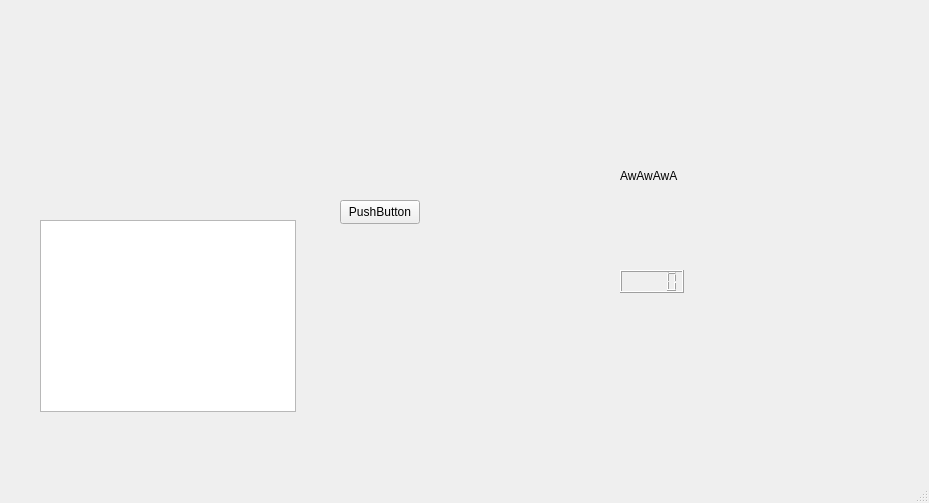
<?xml version="1.0" encoding="UTF-8"?>
<ui version="4.0">
 <class>MainWindow</class>
 <widget class="QMainWindow" name="MainWindow">
  <property name="geometry">
   <rect>
    <x>0</x>
    <y>0</y>
    <width>929</width>
    <height>503</height>
   </rect>
  </property>
  <property name="windowTitle">
   <string>MainWindow</string>
  </property>
  <widget class="QWidget" name="centralwidget">
   <widget class="QPushButton" name="pushButton">
    <property name="geometry">
     <rect>
      <x>340</x>
      <y>200</y>
      <width>80</width>
      <height>24</height>
     </rect>
    </property>
    <property name="text">
     <string>PushButton</string>
    </property>
   </widget>
   <widget class="QLabel" name="label">
    <property name="geometry">
     <rect>
      <x>620</x>
      <y>150</y>
      <width>121</width>
      <height>51</height>
     </rect>
    </property>
    <property name="text">
     <string>AwAwAwA</string>
    </property>
   </widget>
   <widget class="QLCDNumber" name="lcdNumber">
    <property name="geometry">
     <rect>
      <x>620</x>
      <y>270</y>
      <width>64</width>
      <height>23</height>
     </rect>
    </property>
   </widget>
   <widget class="QGraphicsView" name="graphicsView">
    <property name="geometry">
     <rect>
      <x>40</x>
      <y>220</y>
      <width>256</width>
      <height>192</height>
     </rect>
    </property>
   </widget>
  </widget>
  <widget class="QMenuBar" name="menubar">
   <property name="geometry">
    <rect>
     <x>0</x>
     <y>0</y>
     <width>929</width>
     <height>21</height>
    </rect>
   </property>
  </widget>
  <widget class="QStatusBar" name="statusbar"/>
 </widget>
 <resources/>
 <connections/>
</ui>
